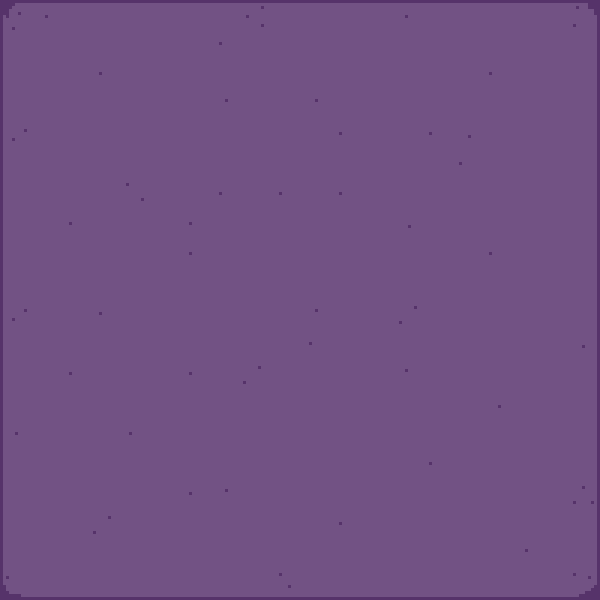

A 2D game scene composited from a Tiled map and its tileset images. What follows is a short description and the map's XML, with every tile layer's data as written:
An orthogonal 20x20 tile map with 30x30 px tiles, 1 tile layer (Tile Layer 1).

<map version="1.10" tiledversion="1.10.1" orientation="orthogonal" renderorder="right-down" width="20" height="20" tilewidth="30" tileheight="30" infinite="0" nextlayerid="2" nextobjectid="1">
 <tileset firstgid="1" source="Memory Holes.tsx" />
 <layer id="1" name="Tile Layer 1" width="20" height="20">
  <data encoding="csv">
4,7,8,8,8,8,8,8,6,8,8,8,8,7,8,8,8,8,8,1,
1610612744,10,10,10,10,10,10,11,10,10,10,10,10,10,10,10,10,10,10,2684354568,
1610612744,10,10,11,10,10,10,10,10,10,10,10,10,10,10,10,11,10,10,2684354568,
1610612744,10,10,10,10,10,10,2684354571,10,10,2684354571,10,10,10,10,10,10,10,10,2684354568,
1610612741,10,10,10,10,10,10,10,10,10,10,11,10,10,11,3221225483,10,10,10,2684354568,
1610612744,10,10,10,10,10,10,10,10,10,10,10,10,10,10,11,10,10,10,2684354568,
1610612744,10,10,10,1610612745,10,10,11,10,11,10,11,10,10,10,10,10,10,10,2684354568,
1610612744,10,11,10,10,10,11,10,10,10,10,10,10,3221225483,10,10,10,10,10,2684354568,
1610612744,10,10,10,10,10,11,10,10,10,10,10,10,10,10,10,11,10,10,2684354568,
1610612744,10,10,10,10,10,10,10,10,10,10,10,10,10,10,10,10,10,10,2684354568,
1610612741,10,10,11,10,10,10,10,10,10,2684354571,10,10,9,10,10,10,10,10,2684354568,
1610612744,10,10,10,10,10,10,10,10,10,11,10,10,10,10,10,10,10,10,2684354567,
1610612744,10,11,10,10,10,11,10,3221225481,10,10,10,10,2684354571,10,10,10,10,10,2684354568,
1610612744,10,10,10,10,10,10,10,10,10,10,10,10,10,10,10,3221225483,10,10,2684354568,
1610612743,10,10,10,11,10,10,10,10,10,10,10,10,10,10,10,10,10,10,2684354568,
1610612744,10,10,10,10,10,10,10,10,10,10,10,10,10,11,10,10,10,10,2684354568,
1610612744,10,10,10,10,10,11,2684354571,10,10,10,10,10,10,10,10,10,10,10,2684354566,
1610612744,10,10,3221225481,10,10,10,10,10,10,10,11,10,10,10,10,10,10,10,2684354568,
1610612744,10,10,10,10,10,10,10,10,10,10,10,10,10,10,10,10,2684354571,10,2684354568,
3,3221225480,3221225480,3221225480,3221225480,3221225480,3221225480,3221225480,3221225480,3221225477,3221225480,3221225480,3221225480,3221225480,3221225480,3221225480,3221225480,3221225480,3221225480,2
</data>
 </layer>
</map>
